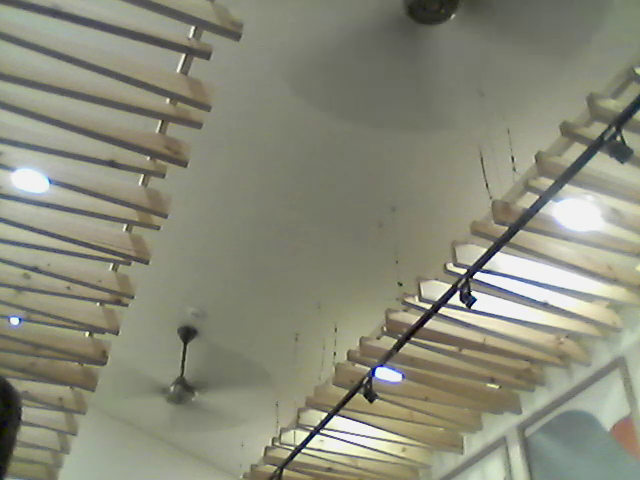
#> input picture frame 13 of TP6/intro.mp4, 640 x 480 px
$ jupyter execute --allow-errors 'TP6_Vpc1(2).ipynb'   (shell and % lines are left out)
#> lines starting #> are read from the running program, lines starting #| are printed output that depends on the picture; after the words box and inside, x2 and y2 are one past the last pixel; in counts of white or black regions, pixels touching at a corner belong together
[cell 1]
import numpy as np
import cv2 as cv
import time
import matplotlib.pyplot as plt

#> (a cell that did not finish here is left out)

1. Comenzamos implementando un detector de Haar de Caras

[cell 3]
caras=cv.CascadeClassifier(cv.data.haarcascades + 'haarcascade_frontalface_default.xml')
ojos = cv.CascadeClassifier(cv.data.haarcascades + 'haarcascade_eye.xml')

[cell 4]
def mostrar(imagen):
  plt.figure()
  plt.imshow(imagen)
  plt.show()

[cell 5]
def haar(imagen,output):
  #imagen=cv.imread(nombreImagen)
  imagenEnGris=cv.cvtColor(imagen,cv.COLOR_BGR2GRAY)
  imagenGrisEcualizada=cv.equalizeHist(imagenEnGris)

  carasHaar=caras.detectMultiScale(imagenGrisEcualizada)

  indiceCaras=0
  indiceOjos=0

  for (coordX,coordY,ancho,altura) in carasHaar:
    roiGris = imagenEnGris[coordY:coordY+altura, coordX:coordX+ancho]
    roiColor = imagen[coordY:coordY+altura, coordX:coordX+ancho]

    indiceCaras=indiceCaras+1
    ojosDetectados = ojos.detectMultiScale(roiGris, 1.1, 1)

    for losOjos in ojosDetectados:
      indiceOjos=indiceOjos+1

    if output==1:
      for (ex,ey,ew,eh) in ojosDetectados:
        cv.rectangle(roiColor,(ex,ey),(ex+ew,ey+eh),(0,255,0),2)

        mostrar(imagen)
        mostrar(imagenGrisEcualizada)

  return indiceCaras,indiceOjos

Una vez implementados los filtros Haar para detectar a la persona, utilizamos Hough para detectar los iris y determinar si los ojos están abiertos.

[cell 6]
def iris(ojosBlur):

  img_iris=imagen_Gris.copy()

  circulos=cv.HoughCircles(ojosBlur,cv.HOUGH_GRADIENT,1,minDist=50,param1=120,param2=25,minRadius=25,maxRadius=45)
  circles = np.uint16(np.around(circulos))

  #Contamos la cantidad de círculos que se dibujan y devolvemos ese valor
  indiceIris=0
  for irisCuenta in circulos:
    indiceIris=indiceIris+1

  return indiceIris

Ahora leemos el vídeo y le corremos las funciones

[cell 7]
elVideo=cv.VideoCapture('intro.mp4')
exito,cuadro=elVideo.read()
#> cuadro is the input picture: shape (480, 640, 3); mean B, G, R 121.5, 138.6, 137.7
contadorCuadros=0
tiempoInicial=0
tiempoFinal=0
font = cv.FONT_HERSHEY_SIMPLEX
while exito:
  imagen_Gris=cv.cvtColor(cuadro,cv.COLOR_BGR2GRAY)
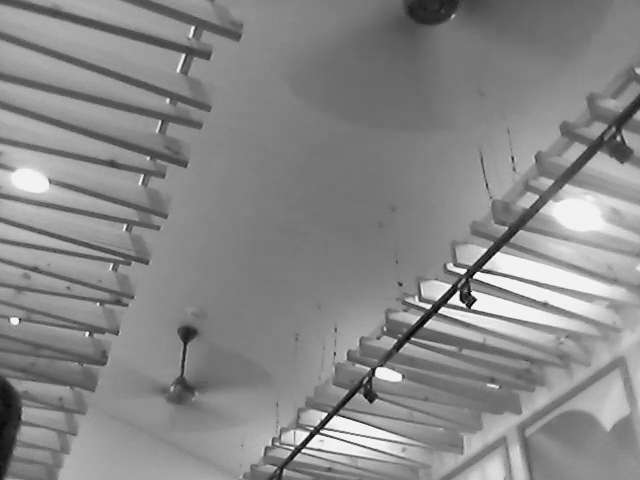
#> imagen_Gris: shape (480, 640); min 2, max 251, mean 136.3
  imagen_iris_gris=cv.medianBlur(imagen_Gris,5)
  funcionHaarCaras,funcionHaarOjos=haar(cuadro,0)
#> in haar, `imagenGrisEcualizada=cv.equalizeHist(imagenEnGris)`:
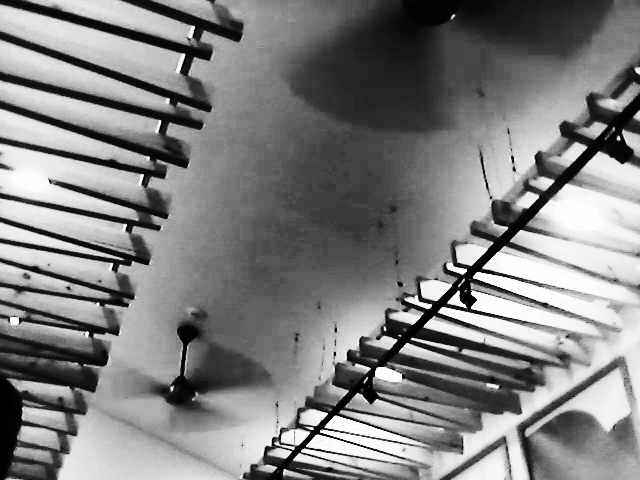
#> imagenGrisEcualizada: shape (480, 640); min 0, max 255, mean 128.9
#> in haar, `carasHaar=caras.detectMultiScale(imagenGrisEcualizada)`: carasHaar = ()
#> after the loop in haar, `for (coordX,coordY,ancho,altura) in carasHaar:`: indiceCaras = 0
#> funcionHaarCaras = 0; funcionHaarOjos = 0
  if funcionHaarCaras<1:
      print('No encuentro caras')
  if funcionHaarOjos<1:
      print('No encuentro ojos')
  try:
    funcionIris=iris(cuadro)
    texto='Está despierto'
    while funcionIris<1:
      if tiempoInicial==0:
        tiempoInicial=time.time()

  except:
    print('Estoy pasando')
    texto='Está dormido'
    pass

    tiempoFinal=time.time()
  texto='Hola'
  cv.putText(cuadro,
                texto,
                (50, 50),
                font, 1,
                (0, 255, 255),
                2,
                cv.LINE_4)
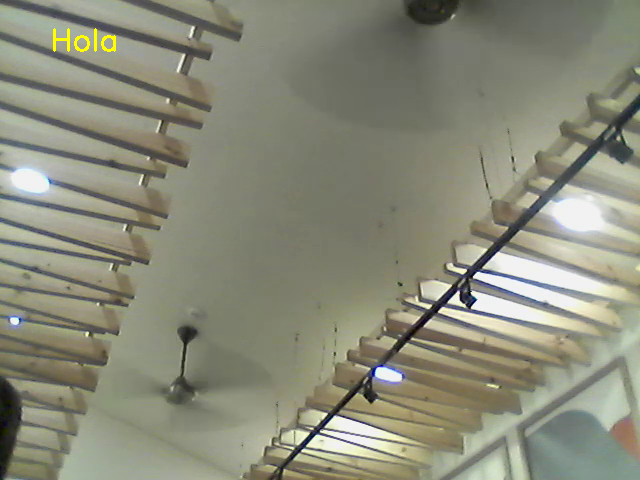
#> cuadro: shape (480, 640, 3); 0.16% of pixels changed, all inside (x1, y1, x2, y2) = (53, 28, 116, 52)
  #cv.imshow('video', cuadro)
  mostrar(cuadro)
  exito,cuadro=elVideo.read()
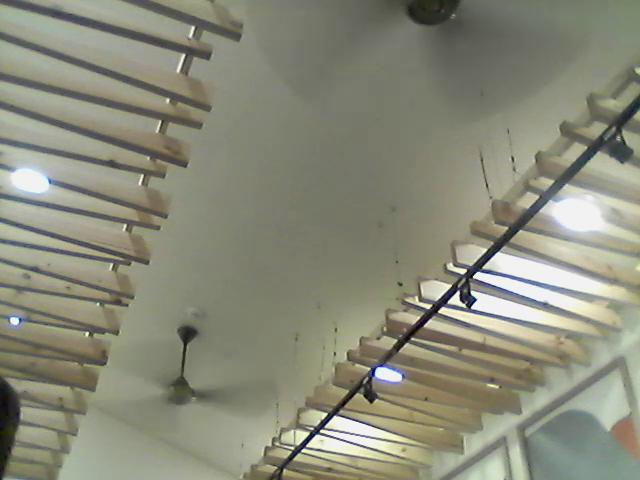
#> input picture frame 14 of TP6/intro.mp4, 640 x 480 px
#> cuadro is the input picture: shape (480, 640, 3); mean B, G, R 121.4, 138.6, 137.6
  contadorCuadros+=1

$ run again, starting later in the video
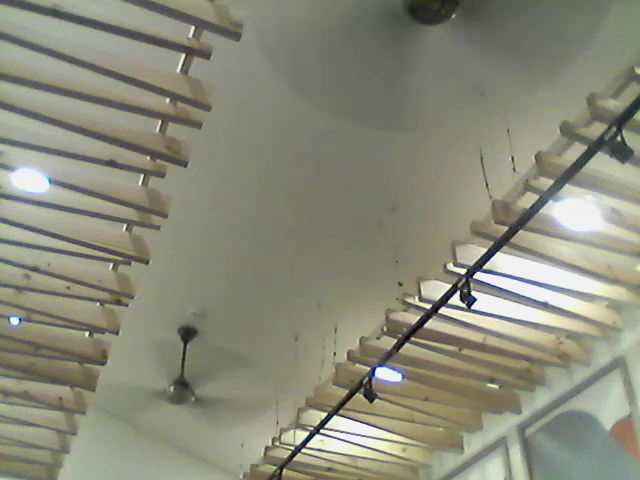
#> input picture frame 62 of TP6/intro.mp4, 640 x 480 px
#> cuadro is the input picture: shape (480, 640, 3); mean B, G, R 121.9, 138.9, 138
#> in haar, `imagenGrisEcualizada=cv.equalizeHist(imagenEnGris)`:
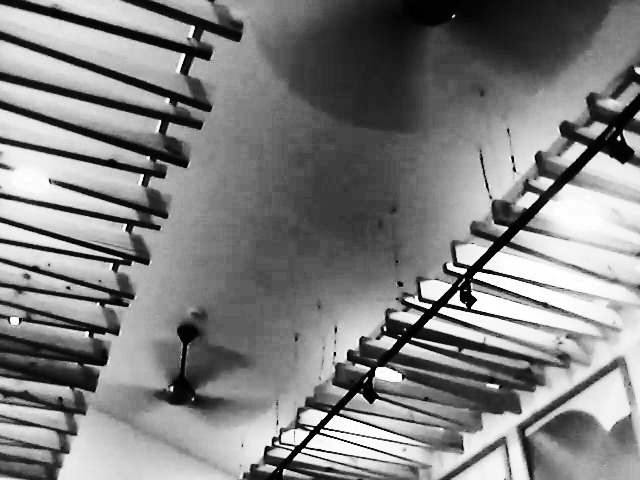
#> imagenGrisEcualizada: shape (480, 640); min 0, max 255, mean 129
#> carasHaar = ()
#> after the loop in haar, `for (coordX,coordY,ancho,altura) in carasHaar:`: indiceCaras = 0
#> cuadro: shape (480, 640, 3); 0.16% of pixels changed, all inside (x1, y1, x2, y2) = (53, 28, 116, 52)
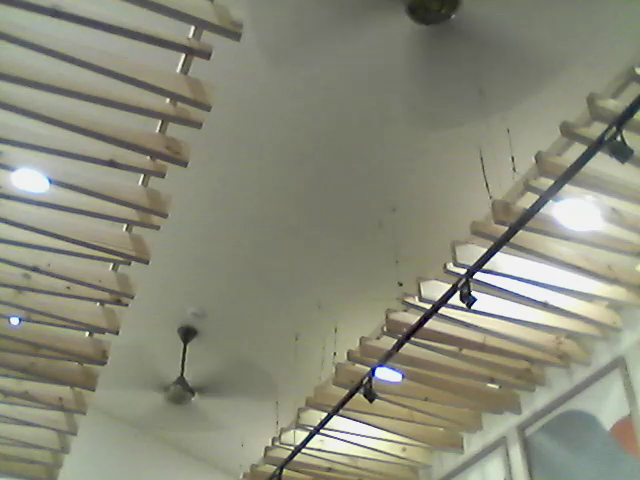
#> input picture frame 63 of TP6/intro.mp4, 640 x 480 px
#> cuadro is the input picture: shape (480, 640, 3); mean B, G, R 122.2, 139.3, 138.4

$ run again, starting later in the video
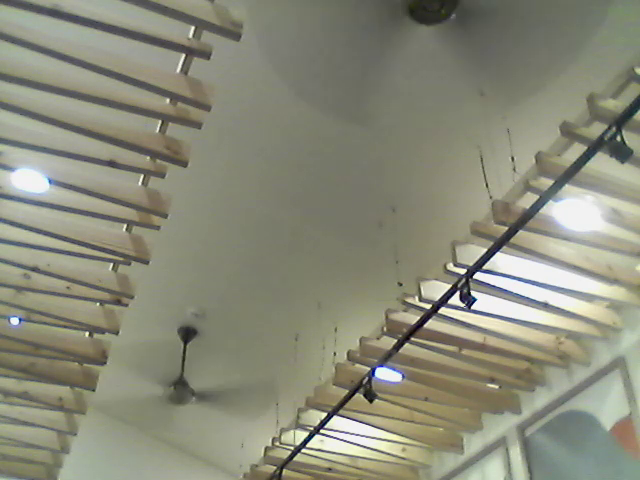
#> input picture frame 111 of TP6/intro.mp4, 640 x 480 px
#> cuadro is the input picture: shape (480, 640, 3); mean B, G, R 121.7, 138.8, 137.9
#> in haar, `imagenGrisEcualizada=cv.equalizeHist(imagenEnGris)`:
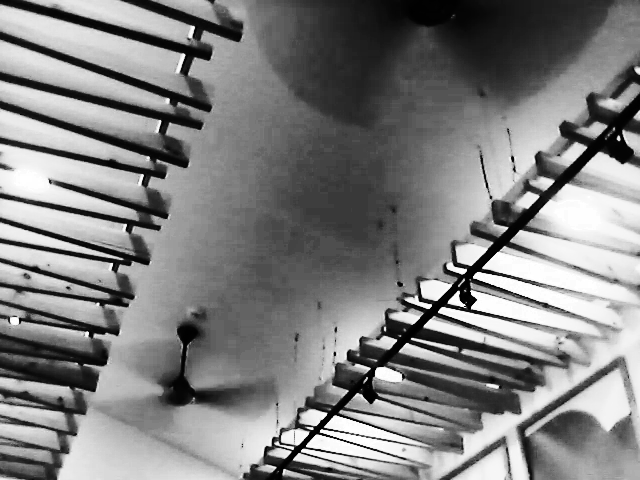
#> imagenGrisEcualizada: shape (480, 640); min 0, max 255, mean 129
#> carasHaar = [[402, 25, 43, 43]]
#> the loop in haar, `for (coordX,coordY,ancho,altura) in carasHaar:` made 1 pass
#> (coordX, coordY, ancho, altura, indiceCaras) on pass 1: (402, 25, 43, 43, 1)
#> after the loop in haar, `for (coordX,coordY,ancho,altura) in carasHaar:`: indiceCaras = 1; indiceOjos = 0
#> funcionHaarCaras = 1; funcionHaarOjos = 0
#> cuadro: shape (480, 640, 3); 0.16% of pixels changed, all inside (x1, y1, x2, y2) = (53, 28, 116, 52)
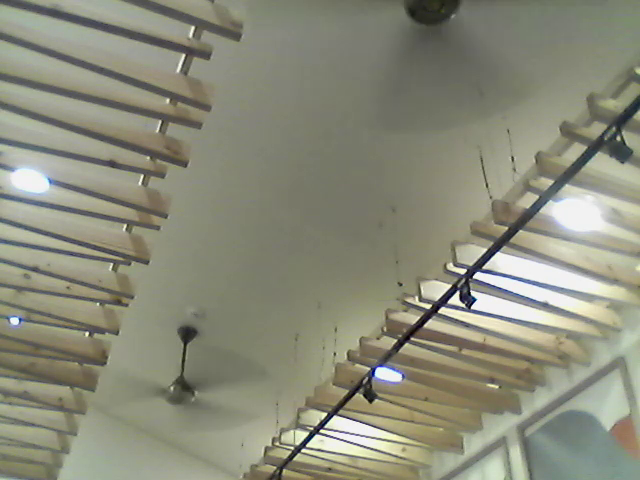
#> input picture frame 112 of TP6/intro.mp4, 640 x 480 px
#> cuadro is the input picture: shape (480, 640, 3); mean B, G, R 122.2, 139.5, 138.5
